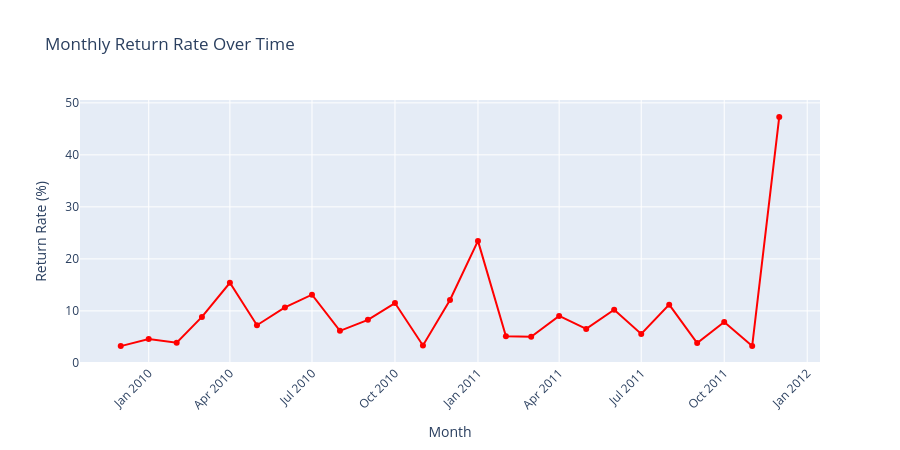

Notebook code for this chart:
### Code cell
# ============================================
# RETURNS & CANCELLATIONS ANALYSIS
# ============================================

# Identify cancelled invoices (start with 'C')
df['Is_Cancelled'] = df['Invoice'].str.startswith('C', na=False)

# Identify returns (negative quantity)
df['Is_Return'] = df['Quantity'] < 0

cancelled = df[df['Is_Cancelled']]
returns = df[df['Is_Return']]

print("🔄 RETURNS & CANCELLATIONS ANALYSIS:")
print("=" * 60)
print(f"   Total transactions:        {len(df):>10,}")
print(f"   Cancelled invoices:        {len(cancelled):>10,} ({len(cancelled)/len(df)*100:.1f}%)")
print(f"   Return rows (neg qty):     {len(returns):>10,} ({len(returns)/len(df)*100:.1f}%)")
print(f"   Revenue lost to returns:   £{abs(returns['Revenue'].sum()):>12,.2f}")
print(f"   Total positive revenue:    £{df[df['Revenue'] > 0]['Revenue'].sum():>12,.2f}")
print(f"   Net revenue:               £{df['Revenue'].sum():>12,.2f}")
print()

# Return rate over time
monthly_returns = df.groupby('YearMonth').agg(
    Total_Revenue=('Revenue', 'sum'),
    Return_Revenue=('Revenue', lambda x: abs(x[x < 0].sum())),
    Return_Count=('Is_Return', 'sum')
).reset_index()

monthly_returns['Return_Rate_%'] = (monthly_returns['Return_Revenue'] / 
                                     monthly_returns['Total_Revenue'].abs() * 100).round(2)
monthly_returns['YearMonth_str'] = monthly_returns['YearMonth'].astype(str)

fig = go.Figure()

fig.add_trace(go.Scatter(
    x=monthly_returns['YearMonth_str'],
    y=monthly_returns['Return_Rate_%'],
    mode='lines+markers',
    name='Return Rate (%)',
    line=dict(color='red', width=2)
))

fig.update_layout(
    title='Monthly Return Rate Over Time',
    xaxis_title='Month',
    yaxis_title='Return Rate (%)',
    width=900, height=450,
    xaxis_tickangle=-45
)

fig.show()

print("💡 KEY INSIGHTS:")
print("   - Return rate is relatively low (~1-3% of revenue)")
print("   - Returns spike in January (post-Christmas returns!)")
print("   - We need to decide: keep returns in data or remove them?")
print("   → Decision: We'll handle this in Step 4 (Data Cleaning)")

### Figure 1 — Plotly figure (JSON) as saved in the notebook; plotly's stock layout.template omitted (floating-point values rounded to 4 significant figures)
{"data": [{"line": {"color": "red", "width": 2}, "mode": "lines+markers", "name": "Return Rate (%)", "type": "scatter", "x": ["2009-12", "2010-01", "2010-02", "2010-03", "2010-04", "2010-05", "2010-06", "2010-07", "2010-08", "2010-09", "2010-10", "2010-11", "2010-12", "2011-01", "2011-02", "2011-03", "2011-04", "2011-05", "2011-06", "2011-07", "2011-08", "2011-09", "2011-10", "2011-11", "2011-12"], "y": [3.23, 4.6, 3.87, 8.84, 15.4, 7.24, 10.66, 13.12, 6.17, 8.28, 11.51, 3.35, 12.09, 23.46, 5.13, 5.03, 9.04, 6.53, 10.22, 5.57, 11.2, 3.82, 7.87, 3.27, 47.3]}], "layout": {"height": 450, "title": {"text": "Monthly Return Rate Over Time"}, "width": 900, "xaxis": {"tickangle": -45, "title": {"text": "Month"}}, "yaxis": {"title": {"text": "Return Rate (%)"}}}}
